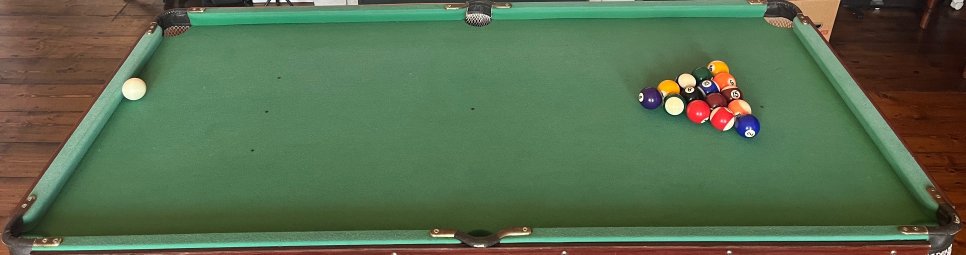
//> input picture CV_PoolBallRecognition/CV_PoolBallRecognition/Table1.jpeg, 1931 x 509 px (shown at 1/2 size)
$ ./MyApplication   (built with g++ and OpenCV 4)
//> lines starting //> are read from the running program, lines starting //| are printed output that depends on the picture; after the words box and inside, x2 and y2 are one past the last pixel; in counts of white or black regions, pixels touching at a corner belong together
//> in MyApplication, original is the input picture: 509 rows x 1931 cols, CV_8UC3; mean B, G, R 78, 107.9, 87
// myApplication.cpp

#include <opencv2/opencv.hpp>
#include <iostream>
#include <vector>


using namespace cv;
using namespace std;


//////////////////////////////////
// STAGE 1: Dectecting the balls
//////////////////////////////////


//perspective transform
Mat perspectiveTransform(const Mat& original) {

	//define source and destination points
	Point2f source_points[4] = {
		Point2f(337.0f, 35.0f),
		Point2f(1570.0f, 21.0f),
		Point2f(38.0f, 472.0f),
		Point2f(1888.0f, 451.0f)
	};
	Point2f destination_points[4] = {
		Point2f(0.0f, 0.0f),
		Point2f(1433.0f, 0.0f),
		Point2f(0.0f, 682.0f),
		Point2f(1433.0f, 682.0f)
	};

	//calculate taransform matrix
	Mat perspective_matrix = getPerspectiveTransform(source_points, destination_points);

	//apply transform
	Mat transformed;
	warpPerspective(original, transformed, perspective_matrix, Size(1434, 683));
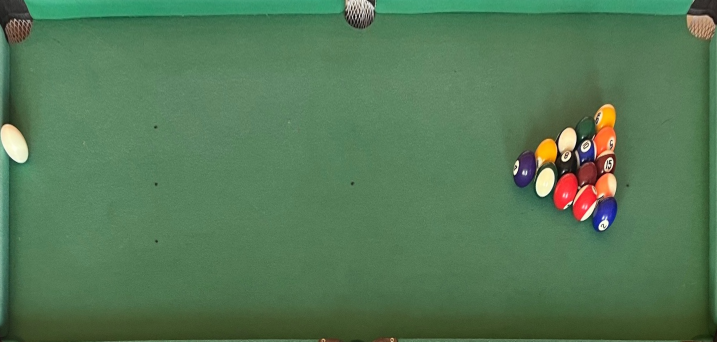
//> transformed: 683 rows x 1434 cols, CV_8UC3 (shown at 1/2 size); mean B, G, R 85.7, 120.5, 84.2

	//return transformed image
	return transformed;
}


//find potential circles
vector<Point2f> findBalls(const Mat& original) {

	vector<Point2f> ballPositions;
	//converting to gs
	Mat gray;
	cvtColor(original, gray, COLOR_BGR2GRAY);
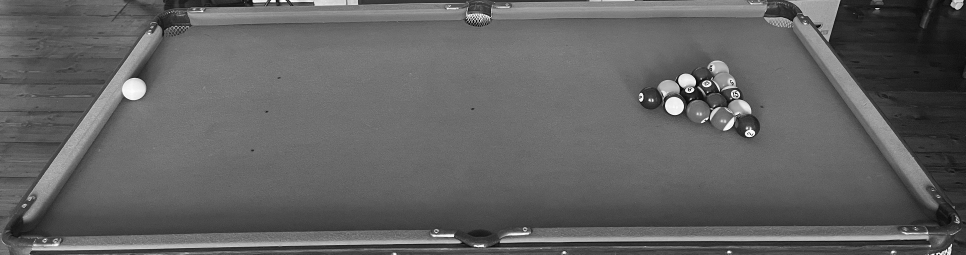
//> gray: 509 rows x 1931 cols, CV_8UC1 (shown at 1/2 size); min 0, max 255, mean 98.2

	//reduce noise
	Mat blurred;
	GaussianBlur(gray, blurred, Size(5, 5), 1.5); //ok tune parameters?????


	//detect circles using HoughCircles
	vector<Vec3f> circles;

	HoughCircles(
		blurred,
		circles,
		HOUGH_GRADIENT,
		1.5, //dp accymulator resolution
		30, //min distance between circles
		100, //param1: higher threshold for Canny edge detector
		10, //param2: threshold for center detection
		15, //min radius
		28 //max radius
	);
//> circles = 185 circles (x, y, radius), first 12: [267.8, 176.2, 23.85], [1476.8, 224.2, 25.5], [1301.2, 194.2, 23.85], [351.8, 42.75, 27.15], [1493.2, 252.8, 25.5], [1395.8, 222.8, 23.85], [1434.8, 191.2, 27.15], [954.8, 26.25, 27.15], [1554.8, 26.25, 25.5], [1371.8, 165.8, 18.75], [1346.2, 207.8, 22.2], [1445.2, 237.8, 23.85]

	//visulaise detected circles
	Mat result = original.clone();

	for (int i = 0; i < circles.size(); i++)
	{
		Point2f center(circles[i][0], circles[i][1]);
		int radius = cvRound(circles[i][2]);
		ballPositions.push_back(center);

		circle(result, center, radius, Scalar(0, 255, 0), 2); //draw circle
		circle(result, center, 2, Scalar(0, 255,0), 3); //draw center
	}
//> this loop made 185 passes
//> (center, radius) on passes 1 to 3: (Point(267.8, 176.2), 24), (Point(1476.8, 224.2), 26), (Point(1301.2, 194.2), 24)
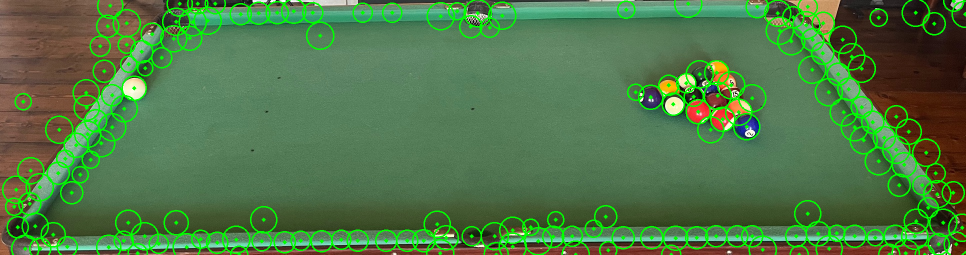
//> result: 509 rows x 1931 cols, CV_8UC3 (shown at 1/2 size); 7.89% of pixels changed, all inside (x1, y1, x2, y2) = (4, 0, 1931, 509)
//> after the loop, ballPositions = 185 Points (x, y), first 12: [267.8, 176.2], [1476.8, 224.2], [1301.2, 194.2], [351.8, 42.75], [1493.2, 252.8], [1395.8, 222.8], [1434.8, 191.2], [954.8, 26.25], [1554.8, 26.25], [1371.8, 165.8], [1346.2, 207.8], [1445.2, 237.8]

	imshow("Detected Circles", result);
	return ballPositions;
} //returns vector of positions of balls in the image

//filter balls, remove fasle pos
vector<Point2f> filterBalls(const vector<Point2f>& possible) {

	vector<Point2f> validBalls;

	//within table coords
	vector<Point> tableCorners = {
		Point(337, 35),
		Point(1570, 21),
		Point(1888, 451),
		Point(38, 472)
	};

	for (const Point2f& centre : possible) {

		double inside = pointPolygonTest(
			tableCorners,
			centre,
			false
		);

		if (inside >= 0) {
			validBalls.push_back(centre);
		}
	}
	//colour
	//could use old mask
	//we akso know has to be wi table corners
	return validBalls;
}
/*
vector<Point2f> transformBallPosititions(const vector<Point2f>& ogPositions) {
	//perspective transform
}

////////////////////////////////////
// STAGE 2: Recognising the balls
////////////////////////////////////


int recogniseBalls(Mat transformed, vector<Point2f> ballPositions) {}


///////////////////////////////////
// EVAL
//////////////////////////////////

//predicted positions vs gt
void evalDetection() {}


//predicted balls vs gt
void evalRecognition() {}


*/


void MyApplication() {

	//load images
	Mat original = imread("Table1.jpeg"); //ok fix this here for all

	if(original.empty()) {
		cout << "Could not open or find the image" << endl;
		return;

	}

	//perspective transform
	Mat transformed = perspectiveTransform(original);

	//detect balls

	vector<Point2f> potential = findBalls(original);
//> potential has the same summary as ballPositions in findBalls
	vector<Point2f> ballPositions = filterBalls (potential);
//> the loop in filterBalls, `for (const Point2f& centre : possible)` made 185 passes
//> (centre, inside) on passes 1 to 3: (Point(267.8, 176.2), 1), (Point(1476.8, 224.2), 1), (Point(1301.2, 194.2), 1)
//> ballPositions = 59 Points (x, y), first 12: [267.8, 176.2], [1476.8, 224.2], [1301.2, 194.2], [351.8, 42.75], [1493.2, 252.8], [1395.8, 222.8], [1434.8, 191.2], [1554.8, 26.25], [1371.8, 165.8], [1346.2, 207.8], [1445.2, 237.8], [1433.2, 144.8]
	Mat filtered = original.clone();
	for (int i = 0; i < ballPositions.size(); i++) {
		circle(filtered, ballPositions[i], 5, Scalar(0, 0, 255), FILLED);
	}
//> this loop made 59 passes
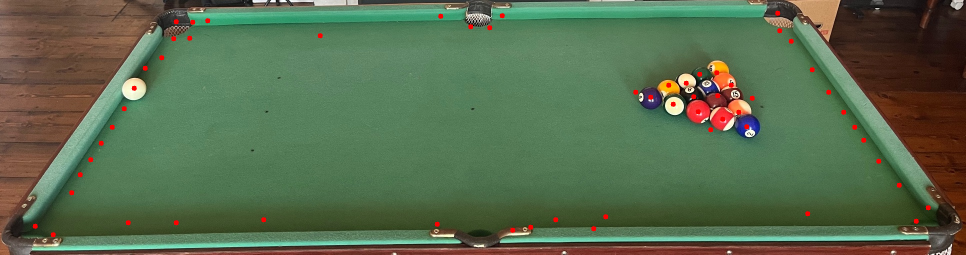
//> filtered: 509 rows x 1931 cols, CV_8UC3 (shown at 1/2 size); 0.49% of pixels changed, all inside (x1, y1, x2, y2) = (65, 21, 1862, 475)
	imshow("filtered result", filtered);

	/*

	//detect balls
	vector<Point2f> ballPositions = findBalls(mask);
	//reconginse balls

	//evaluate results
	*/
	//imshow("Original Image", original);
	//imshow("Transformed Image", transformed);
	waitKey(0); //keep window open
}

int main() {
	MyApplication();
	return 0;
}

//the transformation not being perfect, criticise gt

$ run again, with CV_PoolBallRecognition/CV_PoolBallRecognition/Table2.jpeg copied over CV_PoolBallRecognition/CV_PoolBallRecognition/Table1.jpeg
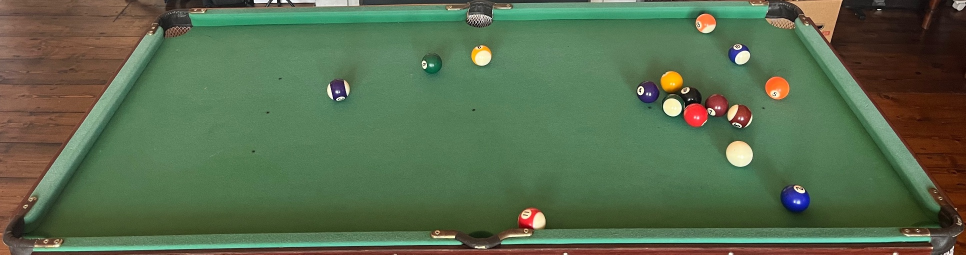
//> input picture CV_PoolBallRecognition/CV_PoolBallRecognition/Table2.jpeg, 1931 x 509 px (shown at 1/2 size)
//> in MyApplication, original is the input picture: 509 rows x 1931 cols, CV_8UC3; mean B, G, R 77.6, 107.7, 87.6
//> circles = 201 circles (x, y, radius), first 12: [863.2, 126.8, 20.4], [1478.2, 306.8, 25.5], [962.2, 110.2, 20.55], [1478.2, 231.8, 22.8], [1295.2, 183.8, 22.8], [1410.8, 47.25, 20.55], [1478.2, 107.2, 21.9], [1553.2, 174.8, 22.05], [677.2, 177.8, 21], [959.2, 29.25, 25.5], [1578.8, 30.75, 25.5], [1593.8, 399.8, 25.5]
//> the loop in findBalls, `for (int i = 0; i < circles.size(); i++)` made 201 passes
//> (center, radius) on passes 1 to 3: (Point(863.2, 126.8), 20), (Point(1478.2, 306.8), 26), (Point(962.2, 110.2), 21)
//> after the loop in findBalls, `for (int i = 0; i < circles.size(); i++)`:
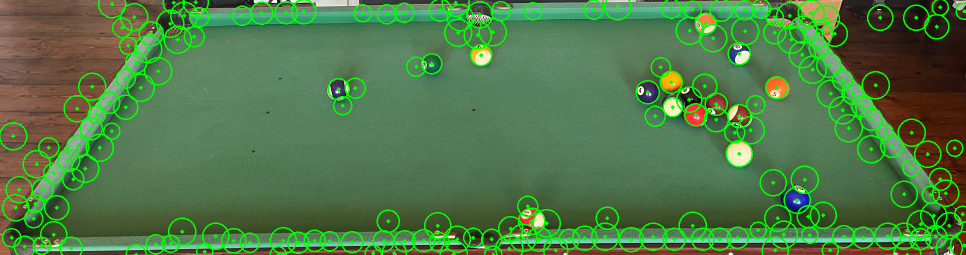
//> result: 509 rows x 1931 cols, CV_8UC3 (shown at 1/2 size); 8.66% of pixels changed, all inside (x1, y1, x2, y2) = (0, 0, 1931, 509)
//> after the loop in findBalls, `for (int i = 0; i < circles.size(); i++)`: ballPositions = 201 Points (x, y), first 12: [863.2, 126.8], [1478.2, 306.8], [962.2, 110.2], [1478.2, 231.8], [1295.2, 183.8], [1410.8, 47.25], [1478.2, 107.2], [1553.2, 174.8], [677.2, 177.8], [959.2, 29.25], [1578.8, 30.75], [1593.8, 399.8]
//> potential has the same summary as ballPositions in findBalls
//> the loop in filterBalls, `for (const Point2f& centre : possible)` made 201 passes
//> (centre, inside) on passes 1 to 3: (Point(863.2, 126.8), 1), (Point(1478.2, 306.8), 1), (Point(962.2, 110.2), 1)
//> after the loop in filterBalls, `for (const Point2f& centre : possible)`: validBalls = 73 Points (x, y), first 12: [863.2, 126.8], [1478.2, 306.8], [962.2, 110.2], [1478.2, 231.8], [1295.2, 183.8], [1410.8, 47.25], [1478.2, 107.2], [1553.2, 174.8], [677.2, 177.8], [959.2, 29.25], [1593.8, 399.8], [1377.8, 198.8]
//> in MyApplication, `vector<Point2f> ballPositions = filterBalls (potential);`: ballPositions has the same summary as validBalls in filterBalls
//> the loop in MyApplication, `for (int i = 0; i < ballPositions.size(); i++)` made 73 passes
//> after the loop in MyApplication, `for (int i = 0; i < ballPositions.size(); i++)`:
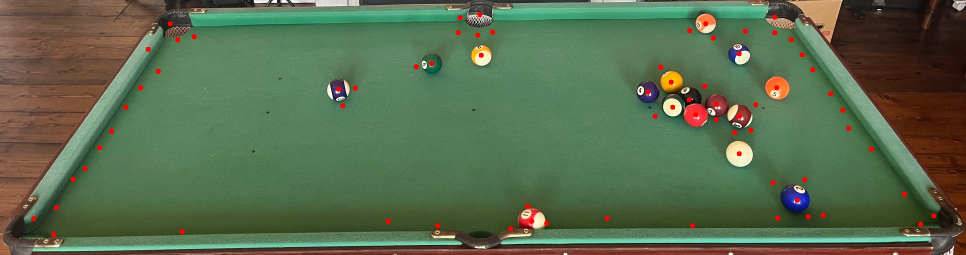
//> filtered: 509 rows x 1931 cols, CV_8UC3 (shown at 1/2 size); 0.6% of pixels changed, all inside (x1, y1, x2, y2) = (62, 24, 1873, 475)

$ run again, with CV_PoolBallRecognition/CV_PoolBallRecognition/Table4.jpeg copied over CV_PoolBallRecognition/CV_PoolBallRecognition/Table1.jpeg
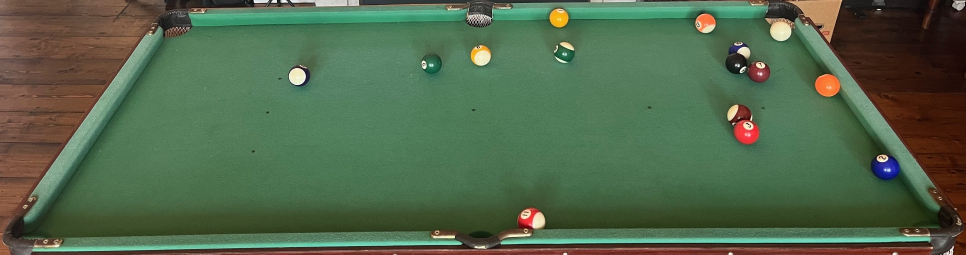
//> input picture CV_PoolBallRecognition/CV_PoolBallRecognition/Table4.jpeg, 1931 x 509 px (shown at 1/2 size)
//> in MyApplication, original is the input picture: 509 rows x 1931 cols, CV_8UC3; mean B, G, R 75.1, 102.9, 81.2
//> circles = 177 circles (x, y, radius), first 12: [1472.2, 126.8, 21.75], [1118.2, 35.25, 18.45], [1128.8, 104.2, 20.1], [1560.8, 60.75, 20.55], [863.2, 126.8, 20.85], [957.8, 27.75, 25.5], [1655.2, 167.2, 25.05], [597.8, 150.8, 21.45], [960.8, 111.8, 19.95], [1410.8, 45.75, 20.4], [1062.8, 443.2, 27.15], [1481.2, 230.2, 20.55]
//> the loop in findBalls, `for (int i = 0; i < circles.size(); i++)` made 177 passes
//> (center, radius) on passes 1 to 3: (Point(1472.2, 126.8), 22), (Point(1118.2, 35.25), 18), (Point(1128.8, 104.2), 20)
//> after the loop in findBalls, `for (int i = 0; i < circles.size(); i++)`:
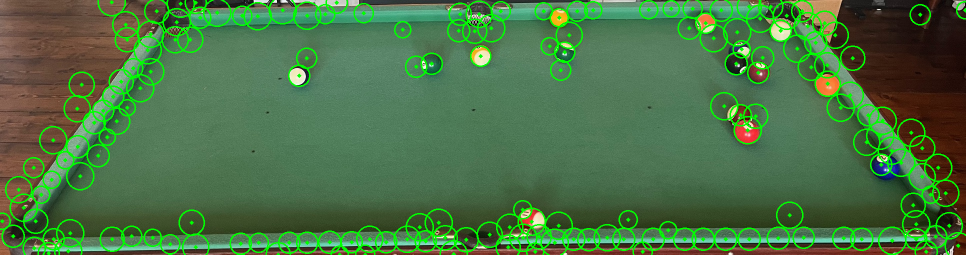
//> result: 509 rows x 1931 cols, CV_8UC3 (shown at 1/2 size); 7.72% of pixels changed, all inside (x1, y1, x2, y2) = (0, 0, 1931, 509)
//> after the loop in findBalls, `for (int i = 0; i < circles.size(); i++)`: ballPositions = 177 Points (x, y), first 12: [1472.2, 126.8], [1118.2, 35.25], [1128.8, 104.2], [1560.8, 60.75], [863.2, 126.8], [957.8, 27.75], [1655.2, 167.2], [597.8, 150.8], [960.8, 111.8], [1410.8, 45.75], [1062.8, 443.2], [1481.2, 230.2]
//> potential has the same summary as ballPositions in findBalls
//> the loop in filterBalls, `for (const Point2f& centre : possible)` made 177 passes
//> (centre, inside) on passes 1 to 3: (Point(1472.2, 126.8), 1), (Point(1118.2, 35.25), 1), (Point(1128.8, 104.2), 1)
//> in MyApplication, `vector<Point2f> ballPositions = filterBalls (potential);`: ballPositions = 60 Points (x, y), first 12: [1472.2, 126.8], [1118.2, 35.25], [1128.8, 104.2], [1560.8, 60.75], [863.2, 126.8], [1655.2, 167.2], [597.8, 150.8], [960.8, 111.8], [1410.8, 45.75], [1062.8, 443.2], [1481.2, 230.2], [1494.8, 260.2]
//> the loop in MyApplication, `for (int i = 0; i < ballPositions.size(); i++)` made 60 passes
//> after the loop in MyApplication, `for (int i = 0; i < ballPositions.size(); i++)`:
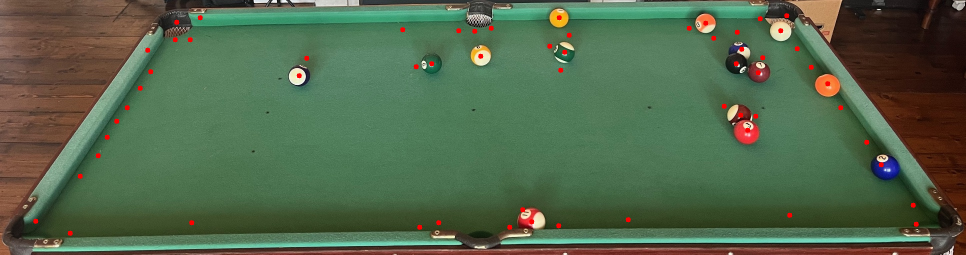
//> filtered: 509 rows x 1931 cols, CV_8UC3 (shown at 1/2 size); 0.49% of pixels changed, all inside (x1, y1, x2, y2) = (66, 26, 1838, 472)
